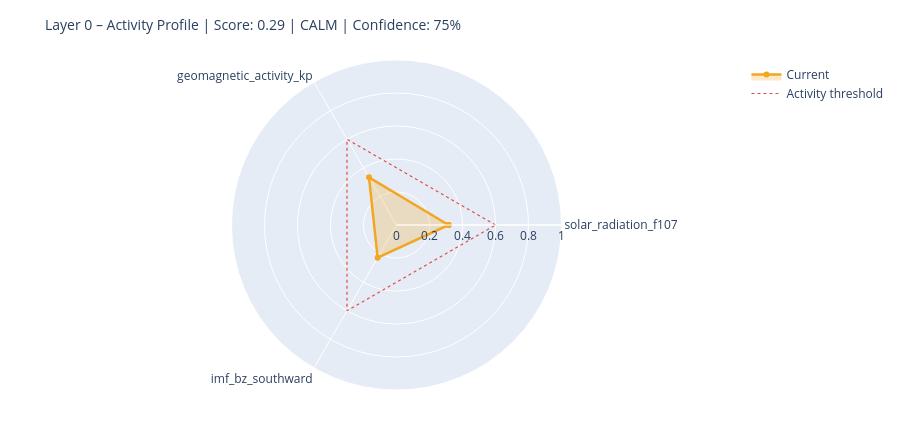

The notebook cell saved with this chart:
### Markdown cell above
---
## 6. State Assessment & Handoff to Layer 1

### Code cell
# ============================================================
# STEP 1 – Collect raw values with source modes
# Mode: 'primary' | 'fallback_3h' | 'last_valid' | 'missing'
# ============================================================

def safe_last(df, col):
    if df is None or col not in df.columns: return None
    s = df[col].dropna()
    return float(s.iloc[-1]) if not s.empty else None

f107_now = safe_last(df_f107, 'f10.7')
bz_now   = safe_last(df_mag,  'bz_gsm')
kp_now   = safe_last(df_kp,   'kp')
sw_now   = safe_last(df_sw,   'speed')

source_modes = {
    'F10.7':    'primary'  if f107_now is not None else 'missing',
    'Kp':       'primary'  if kp_now   is not None else 'missing',
    'IMF_Bz':   'primary'  if bz_now   is not None else 'missing',
    'SW_speed': 'primary'  if sw_now   is not None else 'missing',
}

# Kp Fallback – 3h endpoint
if kp_now is None:
    try:
        r = requests.get(
            'https://services.swpc.noaa.gov/json/noaa-planetary-k-index.json',
            timeout=10)
        r.raise_for_status()
        fb = pd.DataFrame(r.json())
        tc = next((c for c in fb.columns if 'time' in c.lower()), fb.columns[0])
        kc = next((c for c in fb.columns if 'kp' in c.lower() and c != tc), None)
        if kc:
            fb[kc] = fb[kc].astype(str).str.extract(r'([0-9]+(?:\.[0-9]*)?)')[0]
            fb[kc] = pd.to_numeric(fb[kc], errors='coerce')
            fb = fb[fb[kc] >= 0].dropna(subset=[kc])
            if not fb.empty:
                kp_now = float(fb[kc].iloc[-1])
                source_modes['Kp'] = 'fallback_3h'
                print(f'  Kp fallback (3h): {kp_now:.1f}')
    except Exception as e:
        print(f'  Kp fallback failed: {e}')

# Solar Wind Fallback – last valid value
if sw_now is None and df_sw is not None and 'speed' in df_sw.columns:
    s = df_sw['speed'].dropna()
    if not s.empty:
        sw_now = float(s.iloc[-1])
        source_modes['SW_speed'] = 'last_valid'
        print(f'  SW fallback (last_valid): {sw_now:.0f} km/s')

print()
print('Source modes:', source_modes)

# ============================================================
# STEP 2 – Score from available components only
# ============================================================

def norm(v, lo, hi):
    if v is None: return None
    return max(0.0, min(1.0, (v - lo) / (hi - lo)))

COMPONENTS = {
    'solar_radiation_f107':    (f107_now, norm(f107_now, 60, 250)),
    'geomagnetic_activity_kp': (kp_now,   norm(kp_now,   0,   9)),
    'imf_bz_southward':        (bz_now,   norm(-(bz_now or 0) if bz_now else None, -5, 30)
                                           if bz_now is not None else None),
    'solar_wind_speed':        (sw_now,   norm(sw_now, 300, 800)),
}

available   = {k: v[1] for k, v in COMPONENTS.items() if v[1] is not None}
unavailable = [k for k, v in COMPONENTS.items() if v[1] is None]

layer0_score = round(sum(available.values()) / len(available), 4) if available else None
confidence   = round(len(available) / len(COMPONENTS), 2)

level = ('unknown'  if layer0_score is None
         else 'calm'     if layer0_score < 0.3
         else 'moderate' if layer0_score < 0.6
         else 'active')

# ============================================================
# STEP 3 – Dominant Driver
# ============================================================

def dominant_driver(kp, f107, bz, sw):
    candidates = []
    if kp   is not None and kp   >= 4:   candidates.append(('geomagnetic',    kp / 9))
    if sw   is not None and sw   >= 500:  candidates.append(('solar_wind',     sw / 800))
    if bz   is not None and bz   <= -5:   candidates.append(('imf_southward',  abs(bz) / 30))
    if f107 is not None and f107 >= 150:  candidates.append(('solar_radiation',f107 / 250))
    return max(candidates, key=lambda x: x[1])[0] if candidates else 'none'

driver = dominant_driver(kp_now, f107_now, bz_now, sw_now)

# ============================================================
# STEP 4 – Downstream expectations
# ============================================================

def downstream_expectation(driver, score, kp, bz, f107):
    exp = {
        'magnetosphere':        'calm',
        'ionosphere':           'calm',
        'schumann_resonance':   'unchanged',
        'lithosphere_currents': 'low',
    }
    if driver == 'geomagnetic' or (kp and kp >= 5):
        exp['magnetosphere']        = 'compressed / storm'
        exp['ionosphere']           = 'elevated disturbance (TEC variability)'
        exp['schumann_resonance']   = 'elevated amplitude possible'
        exp['lithosphere_currents'] = 'elevated induction currents'
    elif driver == 'imf_southward' or (bz and bz <= -5):
        exp['magnetosphere']        = 'energy coupling active'
        exp['ionosphere']           = 'elevated electron density possible'
        exp['schumann_resonance']   = 'slight modulation possible'
    elif driver == 'solar_radiation' or (f107 and f107 >= 150):
        exp['ionosphere']           = 'elevated ionization (F-layer)'
        exp['schumann_resonance']   = 'slightly elevated background activity'
    return exp

downstream = downstream_expectation(driver, layer0_score, kp_now, bz_now, f107_now)

# ============================================================
# CONSOLE OUTPUT
# ============================================================

W = 58
print('=' * W)
print('LAYER 0 – STATE ASSESSMENT')
print('=' * W)
for name, (raw_v, score_v) in COMPONENTS.items():
    if score_v is not None:
        bar = '█' * int(score_v * 20) + '░' * (20 - int(score_v * 20))
        print(f'  {name:<35}  {bar}  {score_v:.2f}')
    else:
        print(f'  {name:<35}  {"─" * 20}  n/a')
print('-' * W)
print(f'  Score ({len(available)}/{len(COMPONENTS)} components):  {layer0_score:.3f}')
print(f'  Confidence:         {confidence:.0%}')
print(f'  Level:              {level.upper()}')
print(f'  Dominant Driver:    {driver}')

# Radar chart
cats = list(available.keys())
vals = list(available.values())
if len(cats) >= 3:
    fig = go.Figure()
    fig.add_trace(go.Scatterpolar(
        r=vals + [vals[0]], theta=cats + [cats[0]],
        fill='toself', fillcolor='rgba(242,166,35,0.25)',
        line=dict(color='#F2A623', width=2.5), name='Current'
    ))
    fig.add_trace(go.Scatterpolar(
        r=[0.6] * (len(cats) + 1), theta=cats + [cats[0]],
        line=dict(color='#E24B4A', dash='dot', width=1.2),
        mode='lines', name='Activity threshold'
    ))
    fig.update_layout(
        title=dict(text=f'Layer 0 – Activity Profile | Score: {layer0_score:.2f} | {level.upper()} | Confidence: {confidence:.0%}',
                   font=dict(size=14)),
        polar=dict(radialaxis=dict(visible=True, range=[0, 1])),
        height=430, showlegend=True,
        margin=dict(l=60, r=60, t=60, b=40)
    )
    fig.show()

### Figure 1 — Plotly figure (JSON) as saved in the notebook; plotly's stock layout.template omitted (floating-point values rounded to 4 significant figures)
{"data": [{"fill": "toself", "fillcolor": "rgba(242,166,35,0.25)", "line": {"color": "#F2A623", "width": 2.5}, "name": "Current", "r": [0.3158, 0.3333, 0.2286, 0.3158], "theta": ["solar_radiation_f107", "geomagnetic_activity_kp", "imf_bz_southward", "solar_radiation_f107"], "type": "scatterpolar"}, {"line": {"color": "#E24B4A", "dash": "dot", "width": 1.2}, "mode": "lines", "name": "Activity threshold", "r": [0.6, 0.6, 0.6, 0.6], "theta": ["solar_radiation_f107", "geomagnetic_activity_kp", "imf_bz_southward", "solar_radiation_f107"], "type": "scatterpolar"}], "layout": {"height": 430, "margin": {"b": 40, "l": 60, "r": 60, "t": 60}, "polar": {"radialaxis": {"range": [0, 1], "visible": true}}, "showlegend": true, "title": {"font": {"size": 14}, "text": "Layer 0 – Activity Profile | Score: 0.29 | CALM | Confidence: 75%"}}}
